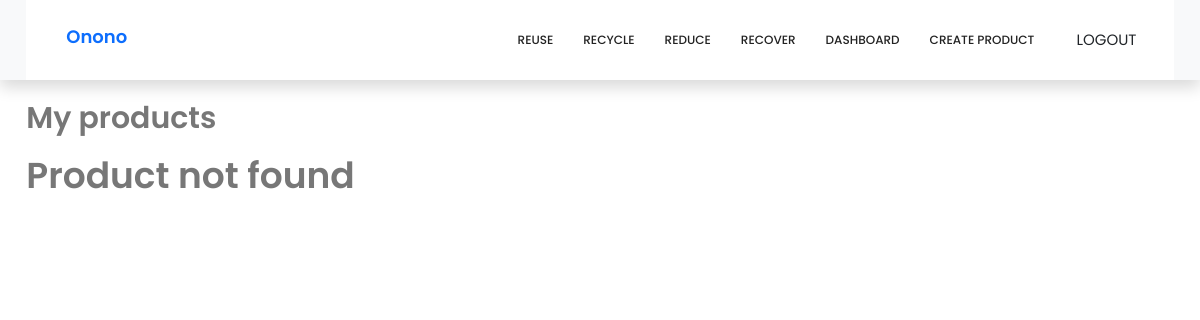
Page /my-products/ (signed in) on the earlier database version.
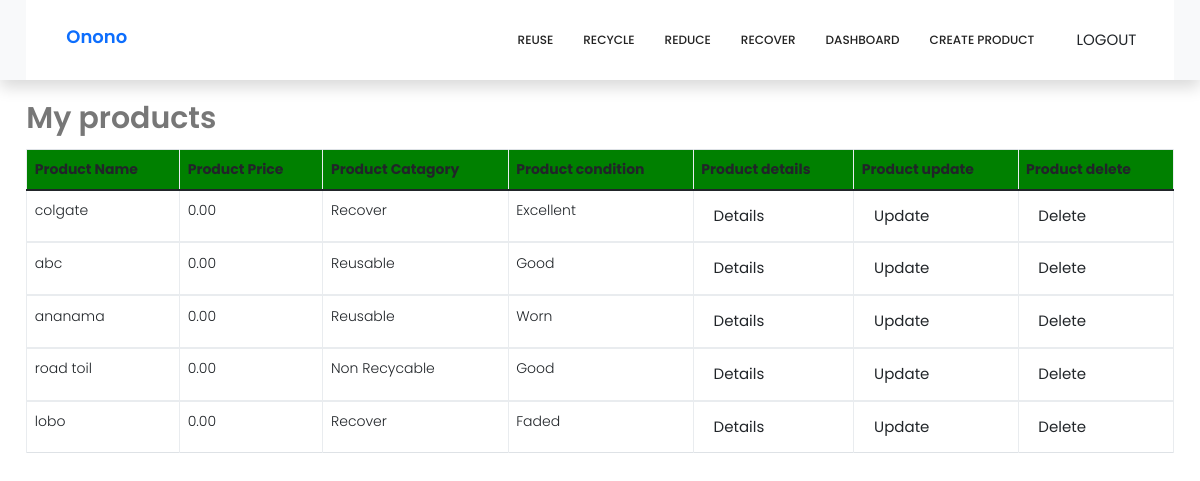
Same page on the later database version.
### myapp/models.py (models this page shows, shortened)
class ReuseProducts(models.Model):
    user = models.ForeignKey(User, verbose_name=_("User"), on_delete=models.CASCADE)
    product_name = models.CharField(_("Product Name"), max_length=50)
    product = models.CharField(_("Product"), max_length=50)
    product_quantity = models.IntegerField(_("Quantity"), default=1)
    product_catagories = models.CharField(_("Catagories"), max_length=3, choices=CHOICES_FOR_PRODUCTS, default="RU")
    product_description = models.TextField(_("Description"), blank=False, max_length=100)
    product_condition = models.CharField(_("Condition"), max_length=50,choices=CODITIONS_PRODUCTS_REUSE, default="Good")
    product_image = models.ImageField(_("Image"), upload_to="product_images/", blank=False, null=False)
    product_address = models.TextField(_("Address"), max_length=50)
    product_price = models.DecimalField(_("Price"), max_digits=10, decimal_places=2, default=0)

### myapp/views.py (the view)
# urls.py: path("my-products/", views.display_my_product, name="my_products"),
def display_my_product(request):
    user = request.user
    product = ReuseProducts.objects.filter(user=user)
    return render(request, "my_reuse_products.html", locals())

### myapp/templates/my_reuse_products.html (shortened to what this page needs)
{% extends "base.html" %}
{% load static %}
{% block main-content %}
<div class="container">
       <h2>My products </h2>
        {% if product %}
        <table class="table table-bordered">
            <thead>
                <tr style="background-color:green; text-color:white">
                    <th>Product Name</th>
                    <th>Product Price</th>
                    <th>Product Catagory</th>
                    <th>Product condition</th>
                    <th>Product details</th>
                    <th>Product update</th>
                    <th>Product delete</th>
                </tr>
            </thead>
            {% for items in product %}
            <tbody>
               <tr>
               <td> {{items.product_name}} </td>
               <td> {{items.product_price}} </td>
               <td> {{items.get_product_catagories_display}} </td>
               <td> {{items.get_product_condition_display}} </td>
               <td> <a href="{% url "details" items.id%}" class="btn "> Details </a> </td>
               <td> <a href="{% url "update_my_products" items.id%}" class="btn "> Update </a></td>
               <td> <a href="{% url "delete_my_products" items.id%}" class="btn "> Delete </a></td>
                </tr>
            </tbody>
            {% endfor %}
        </table>
    {% else %}
    <h1>Product not found</h1>
    {% endif %}
</div>
{% endblock main-content %}

### myapp/templates/base.html (shortened to what this page needs)
{% load static %}
<!doctype html>
<html lang="en">
    <head>
        <link rel="stylesheet" href="{% static 'css/bootstrap.css' %}">
        <link rel="stylesheet" href="{% static 'vendors/linericon/style.css' %}">
        <link rel="stylesheet" href="{% static 'css/font-awesome.min.css' %}">
        <link rel="stylesheet" href="{% static 'vendors/owl-carousel/owl.carousel.min.css' %}">
        <link rel="stylesheet" href="{% static 'vendors/bootstrap-datepicker/bootstrap-datetimepicker.min.css' %}">
        <link rel="stylesheet" href="{% static 'vendors/nice-select/css/nice-select.css' %}">
        <link rel="stylesheet" href="{% static 'vendors/owl-carousel/owl.carousel.min.css' %}">
        <link rel="stylesheet" href="{% static 'css/style.css' %}">
        <link rel="stylesheet" href="{% static 'css/responsive.css' %}">
        <link rel="stylesheet" href="{% static 'css/w3style.css' %}">
        <link href="https://cdn.jsdelivr.net/npm/bootstrap@5.0.2/dist/css/bootstrap.min.css" rel="stylesheet">
        <link rel="stylesheet" href="{% static 'app/css/owl.carousel.min.css'%}"/>
        <link rel="stylesheet" href="{% static 'app/css/all.min.css'%}"/>
        <link rel="stylesheet" href="{% static 'app/css/style.css'%}"/>
    </head>
    <body>
            {%include "navbar_login.html"%}
        <br>
        <br>
        <br>
        <br>
            {% block main-content %}{% endblock main-content %}
    </body>
</html>

### myapp/templates/navbar_login.html (shortened to what this page needs)
{% load static %}
{% block content %}
<header class="header_area shadow bg-light">
    <div class="container ">
        <nav class="navbar navbar-expand-lg navbar-light">
            {% if request.user.is_authenticated %}
            <h4 class="nav-item text-start" style="margin-left:0"><a class="nav-link"  href="{% url 'profile'%}">{{request.user|capfirst}}</a></h4>
            {% endif %}
            <div class="collapse navbar-collapse offset" id="navbarSupportedContent">
                <ul class="nav navbar-nav menu_nav ml-auto">
                    {% if request.user.is_authenticated %}
                    <li class="nav-item"><a class="nav-link"  href="{% url 'reuse' %}">Reuse</a></li>
                    <li class="nav-item"><a class="nav-link"  href="{% url 'recycle' %}">Recycle</a></li>
                    <li class="nav-item"><a class="nav-link"  href="{% url 'reduce' %}">Reduce</a></li>
                    <li class="nav-item"><a class="nav-link"  href="{% url 'recover'%}">Recover</a></li>
                    <li class="nav-item"><a class="nav-link"  href="{% url 'profile'%}">Dashboard</a></li>
                    <li class="nav-item"><a class="nav-link"  href="{% url 'create-tranfer'%}">Create Product</a></li>
                    <li class="nav-item"> <a class="nav-link" ><form action="{% url 'logout' %} " method="post" >
                        <button type="buton" class="btn " data-bs-toggle="button">LOGOUT </button> </form></a></li>
                    {% else%}
                    <li class="nav-item active"><a class="nav-link" href="{% url 'index' %}">Home</a></a></li>
                    <li class="nav-item"><a class="nav-link"  href="{% url 'contact' %}">Contact</a></li>
                    <li class="nav-item"><a class="nav-link"  href="{% url 'login' %}">LOGIN </a></li>
                    {% endif %}
                </ul>
            </div>
        </nav>
    </div>
</header>
{% endblock %}

### myapp/static/css/style.css (style rules this page uses)
a { text-decoration: none; -webkit-transition: all 0.3s ease-in-out; -o-transition: all 0.3s ease-in-out; transition: all 0.3s ease-in-out; }
body { line-height: 24px; font-size: 14px; font-family: "Poppins", sans-serif; font-weight: 300; color: #777777; }
h1, h2, h3, h4, h5, h6 { font-family: "Poppins", sans-serif; font-weight: 600; }
@media (min-width: 1200px) { .container { max-width: 1170px; } }
.header_area { position: absolute; top: 0; left: 0; width: 100%; z-index: 20; }
.navbar { padding: 0px; border: 0px; border-radius: 0px; }
.navbar { background: #fff; padding: 0px 25px; }
.navbar .menu_nav .nav-item .nav-link { font: 500 12px/80px "Poppins", sans-serif; color: #222222; text-transform: uppercase; padding: 0px; }
.navbar .menu_nav .nav-item .nav-link:after { display: none; }
.navbar .menu_nav .nav-item + li { margin-left: 30px; }
h2 { font-size: 30px; }
h4 { font-size: 18px; }
h1, h2, h3, h4, h5, h6 { line-height: 1.5em; }

### myapp/static/css/w3style.css (style rules this page uses)
html { box-sizing: border-box }
*,*:before,*:after { box-sizing: inherit }
html { -ms-text-size-adjust: 100%; -webkit-text-size-adjust: 100% }
body { margin: 0 }
article,aside,details,figcaption,figure,footer,header,main,menu,nav,section { display: block }
a { background-color: transparent }
button,input,select,textarea,optgroup { font: inherit; margin: 0 }
button,input { overflow: visible }
button,select { text-transform: none }
button,[type=button],[type=reset],[type=submit] { -webkit-appearance: button }
html,body { font-family: Verdana,sans-serif; font-size: 15px; line-height: 1.5 }
html { overflow-x: hidden }
h2 { font-size: 30px }
h4 { font-size: 20px }
h1,h2,h3,h4,h5,h6 { font-family: "Segoe UI",Arial,sans-serif; font-weight: 400; margin: 10px 0 }
a { color: inherit }

Differences in the rows shown:
added ReuseProducts: product_name "colgate", product_price "0.00", product_catagories "Recover", product_condition "Excellent"
added ReuseProducts: product_name "abc", product_price "0.00", product_catagories "Reusable", product_condition "Good"
added ReuseProducts: product_name "ananama", product_price "0.00", product_catagories "Reusable", product_condition "Worn"
added ReuseProducts: product_name "road toil", product_price "0.00", product_catagories "Non Recycable", product_condition "Good"
added ReuseProducts: product_name "lobo", product_price "0.00", product_catagories "Recover", product_condition "Faded"
Other differences:
text no longer shown: "Product not found"
text now shown: "Product Name Product Price Product Catagory Product condition Product details Product update Product delete"
